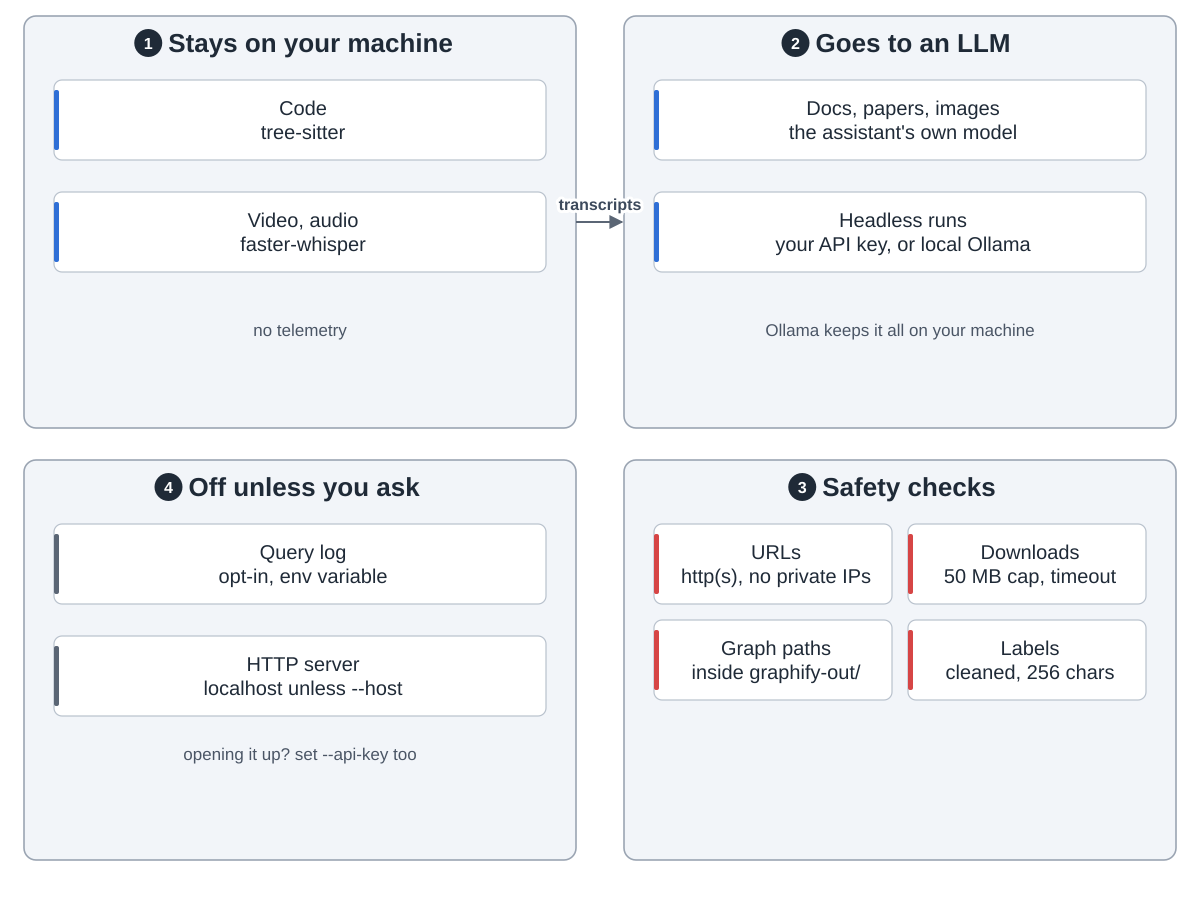

Recreate this plot in Python.
"""graphify: what leaves your machine, and the safety checks.  Drawn from the graphify repo
(https://github.com/Graphify-Labs/graphify, README.md "Privacy"; ARCHITECTURE.md "Security";
graphify/security.py (validate_url: http/https only, private and metadata IPs blocked; 50 MB / 10 MB
fetch caps; validate_graph_path inside graphify-out; sanitize_label, 256 chars); graphify/querylog.py
(_log_path: off unless GRAPHIFY_QUERY_LOG or GRAPHIFY_QUERY_LOG_ENABLE is set; this settles README's
"Privacy" section, which still says on by default); graphify/serve.py serve_http (127.0.0.1 default,
API-key middleware); graphify/llm.py detect_backend; commit 35adf43).  Run: python3 privacy.py

Snake order: 1 stays on your machine (top left) -> 2 goes to an LLM (top right) -> 3 safety checks
(bottom right) -> 4 off unless you ask (bottom left)."""
import sys
from pathlib import Path

sys.path.insert(0, str(Path(__file__).resolve().parents[2] / "tools"))
from archdiagram import Diagram  # noqa: E402

L, R, W = 24, 624, 552
T1, H1 = 16, 412
T2, H2 = 460, 400


def col(x, top, cards, h=72, gap=24, arrows=True):
    """One column of wide cards, top to bottom, optionally joined by arrows."""
    for i, (lbl, kind) in enumerate(cards):
        y = top + 64 + i * (h + gap)
        d.card(x + 30, y, lbl, kind, w=492, h=h)
        if arrows and i:
            d.arrow(f"M{x + W / 2} {y - gap}V{y - 2}")


def grid(x, top, cards, h=80, gap=16, y0=64):
    """Two columns of cards, filled row by row."""
    for i, (lbl, kind) in enumerate(cards):
        d.card(x + 30 + (i % 2) * 254, top + y0 + (i // 2) * (h + gap), lbl, kind, w=238, h=h)


def handoffs(a, b, c, ya=T1 + 206, yc=T2 + 200):
    """Arrows between the four groups in snake order, with what each one carries."""
    if a:
        d.arrow(f"M{L + W} {ya}H{R - 2}", label=a, at=(600, ya - 12))
    if b:
        d.arrow(f"M{R + W / 2} {T1 + H1}V{T2 - 2}", label=b, at=(R + W / 2 + 14 + len(b) * 4.6, T1 + H1 + 21))
    if c:
        d.arrow(f"M{R} {yc}H{L + W + 2}", label=c, at=(600, yc - 12))


d = Diagram("graphify: what leaves your machine",
            "1 Stays on your machine: code, parsed with tree-sitter, and video and audio, transcribed with "
            "faster-whisper. No telemetry. "
            "2 Goes to an LLM: docs, papers, images and transcripts, to the assistant's own model, or in "
            "headless runs to the API whose key you set, or to a local Ollama. "
            "3 Safety checks: fetched URLs must be http or https and may not point at private or cloud metadata "
            "addresses; downloads are capped at 50 MB with a timeout; graph paths must sit inside graphify-out; "
            "node labels are cleaned and capped at 256 characters. "
            "4 Off unless you ask: the query log is opt-in through an environment variable; the HTTP server "
            "listens on localhost unless you pass --host, and should get --api-key when you do.")

d.group(L, T1, W, H1, "Stays on your machine", 1)
col(L, T1, [("Code|tree-sitter", "coding"),
            ("Video, audio|faster-whisper", "coding")], h=80, gap=32, arrows=False)
d.note(L + W / 2, T1 + 320, "no telemetry")

d.group(R, T1, W, H1, "Goes to an LLM", 2)
col(R, T1, [("Docs, papers, images|the assistant's own model", "coding"),
            ("Headless runs|your API key, or local Ollama", "coding")], h=80, gap=32, arrows=False)
d.note(R + W / 2, T1 + 320, "Ollama keeps it all on your machine")

d.group(R, T2, W, H2, "Safety checks", 3)
grid(R, T2, [("URLs|http(s), no private IPs", "review"), ("Downloads|50 MB cap, timeout", "review"),
             ("Graph paths|inside graphify-out/", "review"), ("Labels|cleaned, 256 chars", "review")])

d.group(L, T2, W, H2, "Off unless you ask", 4)
col(L, T2, [("Query log|opt-in, env variable", "data"),
            ("HTTP server|localhost unless --host", "data")], h=80, gap=32, arrows=False)
d.note(L + W / 2, T2 + 300, "opening it up? set --api-key too")

handoffs("transcripts", None, None)
d.save(Path(__file__).with_name("privacy.svg"))
